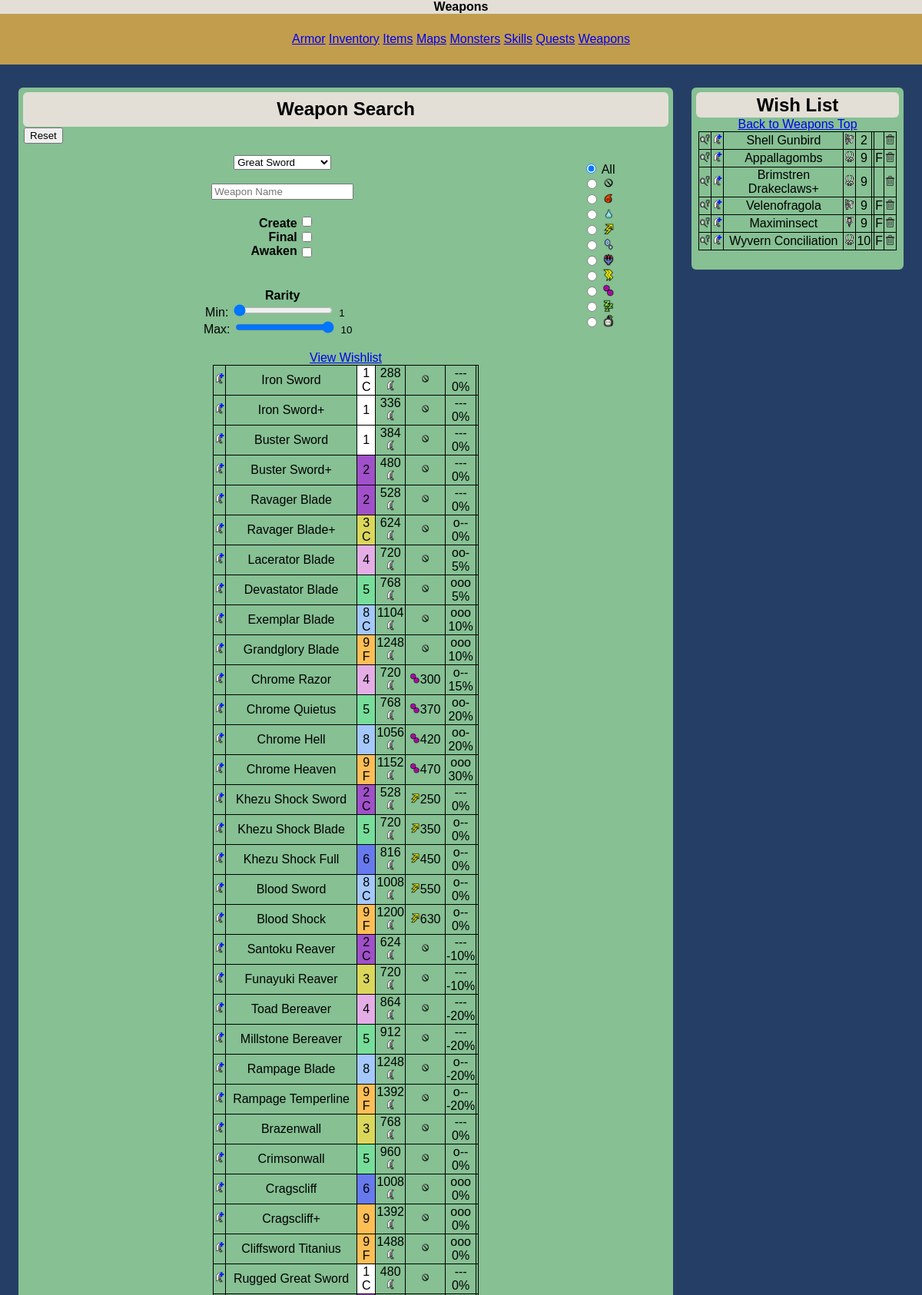
The page / (upper part) on the database its author committed.
### tables this page shows
CREATE TABLE IF NOT EXISTS `weapondata` (
  `weaponId` int(5) NOT NULL,
  `parentWeaponId` int(5) NOT NULL,
  `itemId` int(5) DEFAULT NULL,
  `weaponTypeId` int(5) NOT NULL,
  `name` varchar(80) NOT NULL,
  `attack` int(5) NOT NULL,
  `element` varchar(3) NOT NULL,
  `elementValue` int(5) DEFAULT NULL,
  `created` int(1) NOT NULL,
  `final` int(1) NOT NULL,
  `slot` int(1) NOT NULL,
  `rare` int(2) NOT NULL,
  `affinity` decimal(2,2) NOT NULL,
  `defense` int(3) DEFAULT NULL,
  `special` varchar(40) DEFAULT NULL,
  `awaken` int(1) NOT NULL,
  `awakenElement` varchar(3) NOT NULL,
  `awakenElementValue` int(4) NOT NULL,
  `red` int(3) NOT NULL,
  `orange` int(3) NOT NULL,
  `yellow` int(3) NOT NULL,
  `green` int(3) NOT NULL,
  `blue` int(3) NOT NULL,
  `white` int(3) NOT NULL,
  `purple` int(3) NOT NULL,
  `redPlus` int(3) NOT NULL,
  `orangePlus` int(3) NOT NULL,
  `yellowPlus` int(3) NOT NULL,
  `greenPlus` int(3) NOT NULL,
  `bluePlus` int(3) NOT NULL,
  `whitePlus` int(3) NOT NULL,
  `purplePlus` int(3) NOT NULL,
  `own` int(1) NOT NULL,
  `hierarchy` varchar(3000) NOT NULL,
  PRIMARY KEY (`weaponId`),
  UNIQUE KEY `itemId` (`itemId`)
);

CREATE TABLE IF NOT EXISTS `wishlist` (
  `weaponId` int(5) NOT NULL,
  `weaponTypeId` int(5) NOT NULL,
  `name` varchar(80) NOT NULL,
  `created` int(1) NOT NULL,
  `final` int(1) NOT NULL,
  `rare` int(2) NOT NULL,
  PRIMARY KEY (`weaponId`),
  UNIQUE KEY `id` (`weaponId`),
  UNIQUE KEY `name` (`name`)
);

### assets/modules/weapons/vars.php (called while the page is built, shortened)
<?php
    $createFilter=0;
    $finalFilter=0;
    $weaponSearch=null;
    $weaponType=1;
    $minRaritySelect=1;
    $maxRaritySelect=10;
    $elemFilter="%";
?>

### assets/modules/weapons/query.php (called while the page is built)
<?php
    $weaponSearch=str_replace('\'','&#39;',$weaponSearch);
    $sql = 'SELECT *
        FROM weapondata
        WHERE instr(name,"' . $weaponSearch . '")>0
        AND rare BETWEEN ' . $minRaritySelect . ' AND ' . $maxRaritySelect . '
        AND element LIKE \'%' . $elemFilter . '%\'
        AND (' . $createFilter . '=0 OR created=' . $createFilter .')
        AND (' . $finalFilter . '=0 OR final=' . $finalFilter . ')
        AND (0=' . $weaponType . ' OR weapontypeid=' . $weaponType . ')
        ORDER BY weaponId';
    $result = mysqli_query($mysqli,$sql) or die(mysqli_error($mysqli) . '; weapon table error');
?>

### assets/modules/weapons/parameter_prep.php (called while the page is built, shortened)
<?php
    switch($weaponsRow['slot']) {
        case "0": $slot = "---"; break;
        case "1": $slot = "o--"; break;
        case "2": $slot = "oo-"; break;
        case "3": $slot = "ooo"; break;}
    $affinity=$weaponsRow['affinity']*100;
    $sql = 'SELECT color
            FROM rarecolors
            WHERE rare=' . $weaponsRow['rare'];
    $colorResult = mysqli_query($mysqli,$sql) or die(mysqli_error($mysqli) . '; color table error');
    $rareColorsRow=mysqli_fetch_array($colorResult);
    if ($weaponsRow['created']==1) {$createFlag = 'C';
    } else {$createFlag = null;}
    if ($weaponsRow['final']==1) {$finalFlag = 'F';
    } else {$finalFlag = null;}
    if ($awakenFilter==1) {
        if ($weaponsRow['awaken']==1) {
            $elemType=$weaponsRow['awakenElement'];
            $elemValue=$weaponsRow['awakenElementValue'];
        } else{
            $elemType=$weaponsRow['element'];
            $elemValue=$weaponsRow['elementValue'];
        }
    } else {
        $elemType=$weaponsRow['element'];
        $elemValue=$weaponsRow['elementValue'];
    }
?>

### assets/modules/weapons/table.php (the view, shortened to what this page needs)
<table class='data'>
    <?php
        while($weaponsRow=mysqli_fetch_array($result))
        {
            require('assets/modules/weapons/parameter_prep.php');
            echo("<tr>")
                ."<td><input type='image' name='weaponPath' onclick='this.form.submit()' src=assets/resources/ui/path.png class='icon' value='$weaponsRow[name],$weaponsRow[weaponId]'></td>"
                .'<td>'.$weaponsRow['name']
                ."<td BGCOLOR='$rareColorsRow[color]'>$weaponsRow[rare]<br>".$createFlag . $finalFlag
                ."<td>$weaponsRow[attack]<br><input class='icon' type='image' name='weaponImage' value=$weaponsRow[weaponTypeId] src=assets/resources/weapons/$weaponsRow[weaponTypeId].png class='icon'></td>"
                ."<td><input type ='image' name='elementImage' value=$elemType src=assets/resources/elements/$elemType.png class='icon'>"
                ."$elemValue</td>"
                ."<td>$slot"
                ."<br>$affinity%</td>"
                ."<td>$weaponsRow[special]</td>"
                ;
        }
    ?>
</table>

### assets/modules/weapons/wishlist.php (shortened to what this page needs)
<H2>Wish List</H2>
<a href='#top'>Back to Weapons Top</a>
<?php
    $sql = 'SELECT *
            FROM wishlist
            ORDER BY rare, weaponTypeId, weaponId';
    $wishlistTableResult = mysqli_query($mysqli,$sql) or die(mysqli_error($mysqli) . '; wishlist table error');
?>
<table class='data wish'>
    <?php
        while($row=mysqli_fetch_array($wishlistTableResult))
        {
            if($row['created']==1){
                $created='C';
            } else {
                $created='';
            }
            if($row['final']==1){
                $final='F';
            } else {
                $final='';
            }
            echo("<tr>")
                ."<td><input type='image' name='searchClick' onclick='this.form.submit()' src=assets/resources/ui/search.png class='icon' value='$row[weaponId],$row[weaponTypeId]'></td>"
                ."<td><input type='image' name='weaponPath' onclick='this.form.submit()' src=assets/resources/ui/path.png class='icon' value='$row[name],$row[weaponId]'></td>"
                .'<td>'.$row['name'].'</td>'
                .'<td><img src=assets/resources/weapons/'.$row['weaponTypeId'].'.png class="icon"></td>'
                .'<td>'.$row['rare'].'</td>'
                .'<td>'.$created.'</td>'
                .'<td>'.$final.'</td>'
                ."<td><input type='image' name='wishDelete' onclick = 'this.form.submit()' src=assets/resources/ui/delete.png class='icon' value=$row[weaponId]></td>";
        }
    ?>
</table>

### assets/stylesheets/mobile.css (style rules this page uses)
html, body { margin:0; height:100%; font:1em Verdana, Geneva, sans-serif; background:#253E66; }
th, td { border-bottom: 1px solid black; border-top: 1px solid black; }
h2 { background:#E3DFD7; margin: 0; margin-bottom:1%; font-size:0.5em; }
img { max-width:100%; height: auto; }
.data { border: 1px solid black; border-bottom: 1px solid black; border-top: 1px solid black; width:100% !important; border-collapse: collapse; font-size:100%; }

### assets/stylesheets/main.css (style rules this page uses)
html, body { margin:0; height:100%; font:1em Verdana, Geneva, sans-serif; background:#253E66; }
h2 { background:#E3DFD7; border-radius: 6px; padding: 1%; margin:0; }
img { max-width:100%; height: auto; }
.icon { height: 1em; width: 1em; }
.data, th, td { border: 1px solid black; max-width:98%; margin: 0 1%; border-collapse: collapse; margin-left:auto; margin-right:auto; }

### rows shown on the page
weapondata: name "Iron Sword", rare "1", created "C", attack "288", slot "---", affinity "0"
weapondata: name "Iron Sword+", rare "1", attack "336", slot "---", affinity "0"
weapondata: name "Buster Sword", rare "1", attack "384", slot "---", affinity "0"
weapondata: name "Buster Sword+", rare "2", attack "480", slot "---", affinity "0"
weapondata: name "Ravager Blade", rare "2", attack "528", slot "---", affinity "0"
weapondata: name "Ravager Blade+", rare "3", created "C", attack "624", slot "o--", affinity "0"
weapondata: name "Lacerator Blade", rare "4", attack "720", slot "oo-", affinity "5"
weapondata: name "Devastator Blade", rare "5", attack "768", slot "ooo", affinity "5"
weapondata: name "Exemplar Blade", rare "8", created "C", attack "1104", slot "ooo", affinity "10"
weapondata: name "Grandglory Blade", rare "9", final "F", attack "1248", slot "ooo", affinity "10"
weapondata: name "Chrome Razor", rare "4", attack "720", elementValue "300", slot "o--", affinity "15"
weapondata: name "Chrome Quietus", rare "5", attack "768", elementValue "370", slot "oo-", affinity "20"
weapondata: name "Chrome Hell", rare "8", attack "1056", elementValue "420", slot "oo-", affinity "20"
weapondata: name "Chrome Heaven", rare "9", final "F", attack "1152", elementValue "470", slot "ooo", affinity "30"
weapondata: name "Khezu Shock Sword", rare "2", created "C", attack "528", elementValue "250", slot "---", affinity "0"
weapondata: name "Khezu Shock Blade", rare "5", attack "720", elementValue "350", slot "o--", affinity "0"
weapondata: name "Khezu Shock Full", rare "6", attack "816", elementValue "450", slot "o--", affinity "0"
weapondata: name "Blood Sword", rare "8", created "C", attack "1008", elementValue "550", slot "o--", affinity "0"
weapondata: name "Blood Shock", rare "9", final "F", attack "1200", elementValue "630", slot "o--", affinity "0"
weapondata: name "Santoku Reaver", rare "2", created "C", attack "624", slot "---", affinity "-10"
weapondata: name "Funayuki Reaver", rare "3", attack "720", slot "---", affinity "-10"
weapondata: name "Toad Bereaver", rare "4", attack "864", slot "---", affinity "-20"
weapondata: name "Millstone Bereaver", rare "5", attack "912", slot "---", affinity "-20"
weapondata: name "Rampage Blade", rare "8", attack "1248", slot "o--", affinity "-20"
weapondata: name "Rampage Temperline", rare "9", final "F", attack "1392", slot "o--", affinity "-20"
weapondata: name "Brazenwall", rare "3", attack "768", slot "---", affinity "0"
weapondata: name "Crimsonwall", rare "5", attack "960", slot "o--", affinity "0"
weapondata: name "Cragscliff", rare "6", attack "1008", slot "ooo", affinity "0"
weapondata: name "Cragscliff+", rare "9", attack "1392", slot "ooo", affinity "0"
weapondata: name "Cliffsword Titanius", rare "9", final "F", attack "1488", slot "ooo", affinity "0"
weapondata: name "Rugged Great Sword", rare "1", created "C", attack "480", slot "---", affinity "0"
wishlist: name "Shell Gunbird", rare "2"
wishlist: name "Appallagombs", rare "9", final "F"
wishlist: name "Brimstren Drakeclaws+", rare "9"
wishlist: name "Velenofragola", rare "9", final "F"
wishlist: name "Maximinsect", shows a picture, rare "9", final "F"
wishlist: name "Wyvern Conciliation", rare "10", final "F"

### other values the page prints
form field weaponType "Great Sword"
